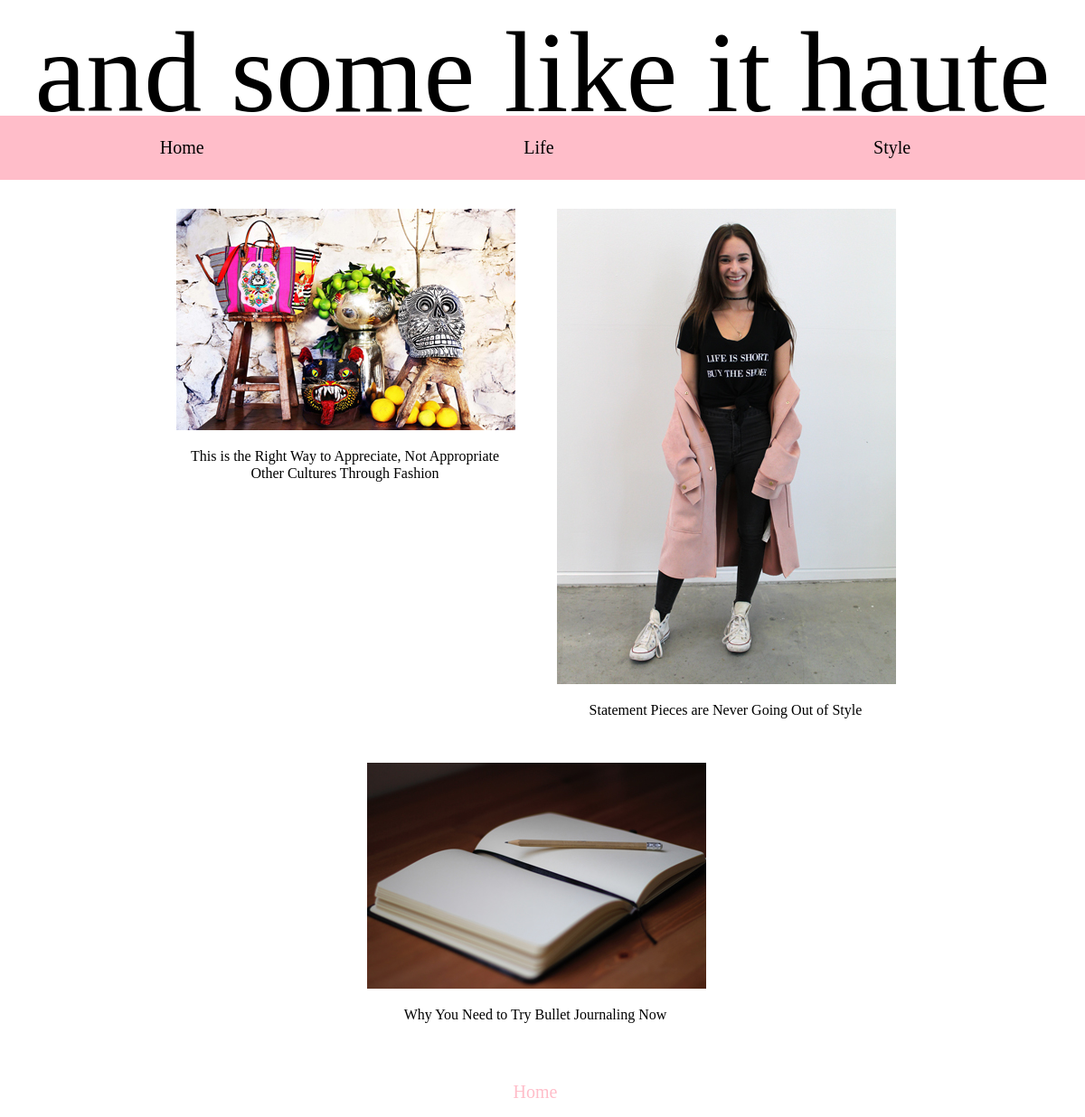
Page /php/home.php on the committed database.
### tables this page shows
CREATE TABLE `pages` (
  `id` int(11) NOT NULL,
  `title` varchar(50) NOT NULL
);

CREATE TABLE `master` (
  `id` int(11) NOT NULL,
  `type` varchar(50) NOT NULL,
  `category` varchar(50) NOT NULL,
  `date` date NOT NULL,
  `title` varchar(120) NOT NULL,
  `image` varchar(80) NOT NULL,
  `alt` varchar(50) NOT NULL,
  `body` text NOT NULL
);

### php/home.php (the view, shortened to what this page needs)
<?php require_once 'config.php';
?>
<!DOCTYPE html>
<html>
    <?php include 'nav.php'; ?>
    <div class="content-wrapper">
      <?php
      $query = "SELECT * FROM master";
        $result = mysqli_query($connection, $query);
       ?>
    <?php while ($row = mysqli_fetch_assoc($result)) { ?>
      <div class="content">
      <img class="home" src="<?php echo $row['image']; ?>"
        alt="<?php echo $row['alt']; ?>"/>
      <p class="content-title">
      <a href="content.php?id=<?php echo $row['id']; ?>"><?php echo $row['title']; ?></a>
      </p>
    </div>
  <?php }
  ?>
  </div>
    <?php include 'footer.php'; ?>
</body>
</html>

### php/nav.php (shortened to what this page needs)
<?php require 'config.php';
?>
<head>
  <link rel="stylesheet" type="text/css" href="../css/normalize.css">
  <link rel="stylesheet" type="text/css" href="../css/master.css">
</head>
<body>
<h1>and some like it haute</h1>
<div class="topnav">
<div class="row">
  <ul class="nav-pages">
    <?php
      $query = "SELECT id, title FROM pages WHERE title = 'Home' or title = 'Life' or title = 'Style'";
      $result = mysqli_query($connection, $query);
      while ($row = mysqli_fetch_assoc($result)) {
        $title = strtolower($row['title']);
        echo "<li class=\"nav-item\">";
        echo "<a href=\"" . $title . ".php?id={$row['id']}\">";
        echo $row['title'];
        echo "</a>";
        echo "</li>";
      }
    ?>
    </ul>
</div>
</div>

### php/footer.php (shortened to what this page needs)
<?php require 'config.php';
?>
<div class="footer">
  <div class="row">
    <ul class="footer-pages">
      <?php
      $query = "SELECT id, title FROM pages WHERE title = 'Home'";
      $result = mysqli_query($connection, $query);
      while ($row = mysqli_fetch_assoc($result)) {
        echo "<li class=\"footer-item\">";
        echo "<a href=\"home.php?id={$row['id']}\">";
        echo $row['title'];
        echo "</a>";
        echo "</li>";
      }
      ?>
    </ul>

### css/master.css (style rules this page uses)
* { box-sizing:border-box; }
html { font-size: 100%; }
body { margin: 0; width: 100%; }
a { text-decoration: none; color: black; }
h1 { display: flex; flex-wrap: nowrap; justify-content: center; font-family: "p22-zaner-pro-one", serif; font-size: 700%; text-align: center; font-weight: 200; margin: 0px; width: 100%; line-height: 6rem; }
@media screen and (min-width: 50rem) { h1 { font-size: 800%; padding-top: 2rem; } }
div.topnav { height: auto; width: 100%; }
ul.nav-pages { list-style: none; text-decoration: none; -webkit-padding-start: 0; -moz-padding-start:0; text-align: center; align-items: center; font-family: "essonnes-display", serif; font-size: 125%; margin: 0px; width: 100%; }
.nav-item { padding-top: .5rem; padding-bottom: .5rem; }
li.nav-item a { text-decoration: none; color:black; }
@media (min-width: 50rem) { div.topnav { background-color: #ffbdc9; } }
@media (min-width: 50rem) { .topnav .row { flex-direction: row; } }
@media (min-width: 50rem) { .nav-pages { list-style: none; text-decoration: none; display: flex; margin: 0; overflow: hidden; flex-wrap:nowrap; justify-content: space-around; align-items: center; align-self: center; font-family: "essonnes-display", serif; font-size: 125%; padding: 1rem; color:black; padding: 1rem 1rem; width: 100%; } }
.content { display:block; flex-grow: 1; flex-shrink: 1; flex-basis: auto; margin: 1rem; padding-right: 1rem; width:100%; height:auto; align-items: center; }
.content-wrapper { display: block; flex-wrap: wrap; justify-content: center; align-content: center; margin: 1rem 1rem; }
@media screen and (min-width:1100px) { .content-wrapper { display: flex; } }
@media screen and (min-width:1100px) { .content { max-width: 33.3%; flex-wrap: nowrap; align-items: flex-start; } }
@media screen and (min-width:1100px) { .content-title { width: auto; text-align: left; } }
.content-title { color:black; text-align: center; }
.content-title *|*:link { color:black !important; }
p { width: 100%; font-family: "essonnes-display", serif; font-weight: 100; }
ul.footer-pages { list-style: none; text-decoration: none; -webkit-padding-start: 0; -moz-padding-start:0; text-align: center; align-items: center; font-family: "essonnes-display", serif; font-size: 125%; margin: 0px; color: #ffbdc9; }
li.footer-item a { text-decoration: none; color: #ffbdc9; }
ul { -webkit-padding-start: 0px; }
.footer-item { padding-top: .5rem; padding-bottom: .5rem; }
@media (min-width: 50rem) { .footer-pages { list-style: none; text-decoration: none; display: flex; flex-flow: row wrap; margin: 0; overflow: hidden; justify-content: center; font-family: "essonnes-display", serif; font-size: 75%; padding: 1rem 1rem; width: 100%; } }
@media (min-width: 50rem) { .footer-item { padding: 0 1.5rem; } }

### rows in the picture
pages: title "Home"
pages: title "Life"
pages: title "Style"
master: image (picture), title "This is the Right Way to Appreciate, Not Appropriate Other Cultures Through Fashion"
master: image (picture), title "Statement Pieces are Never Going Out of Style"
master: image (picture), title "Why You Need to Try Bullet Journaling Now"
